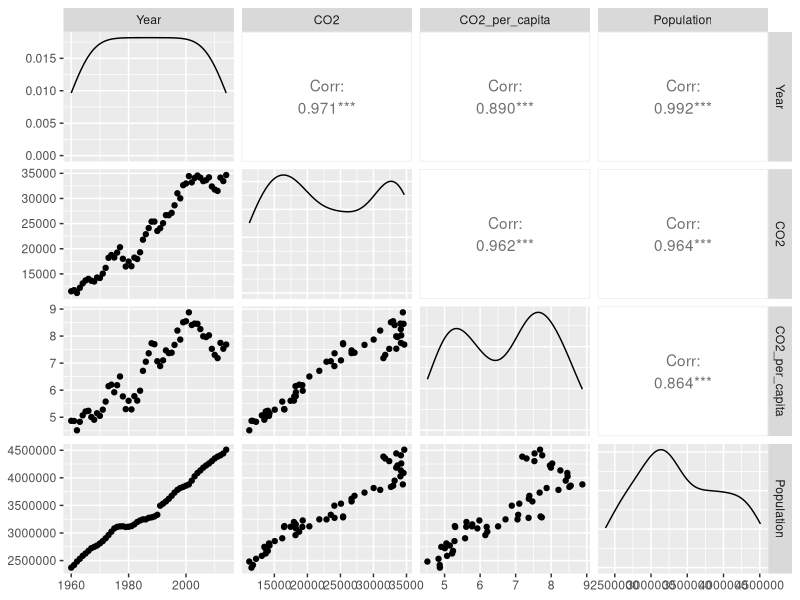
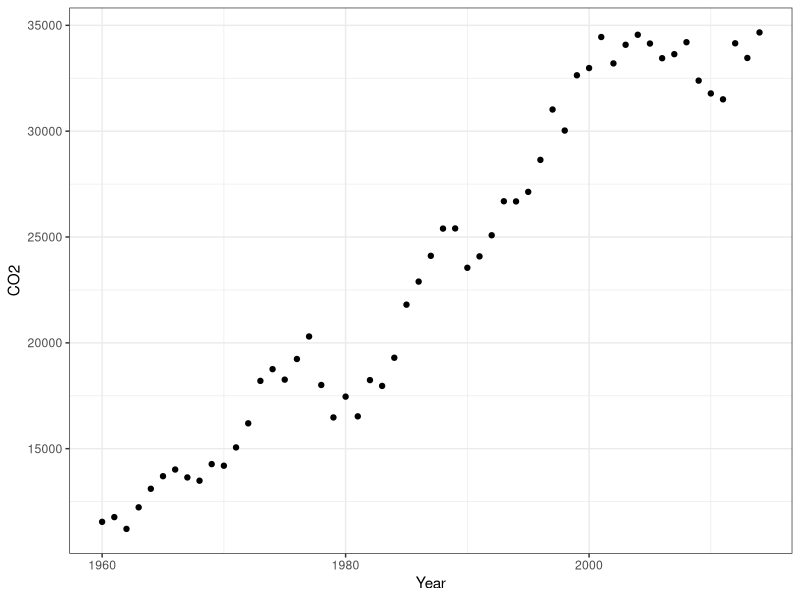
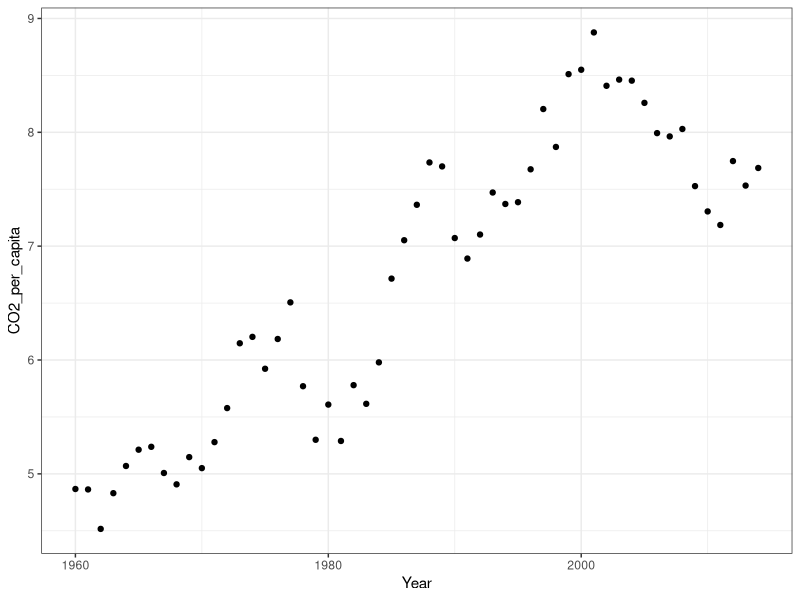
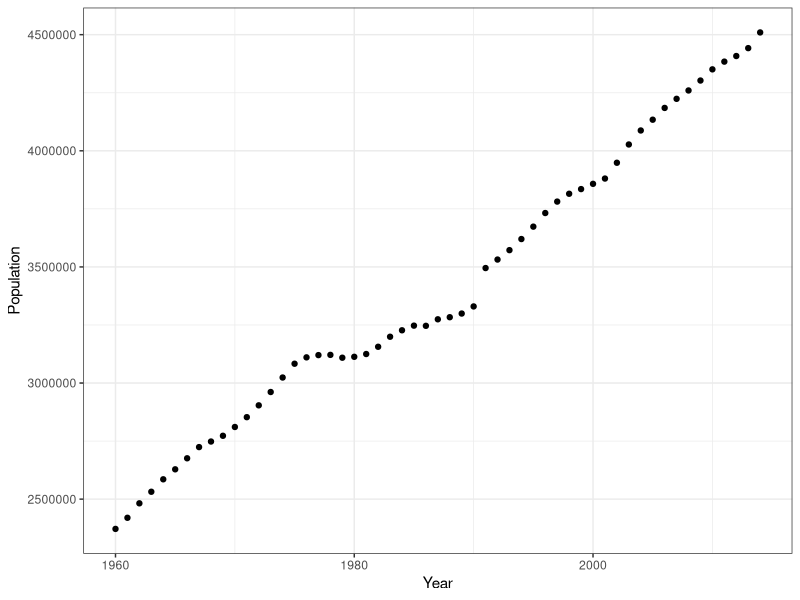
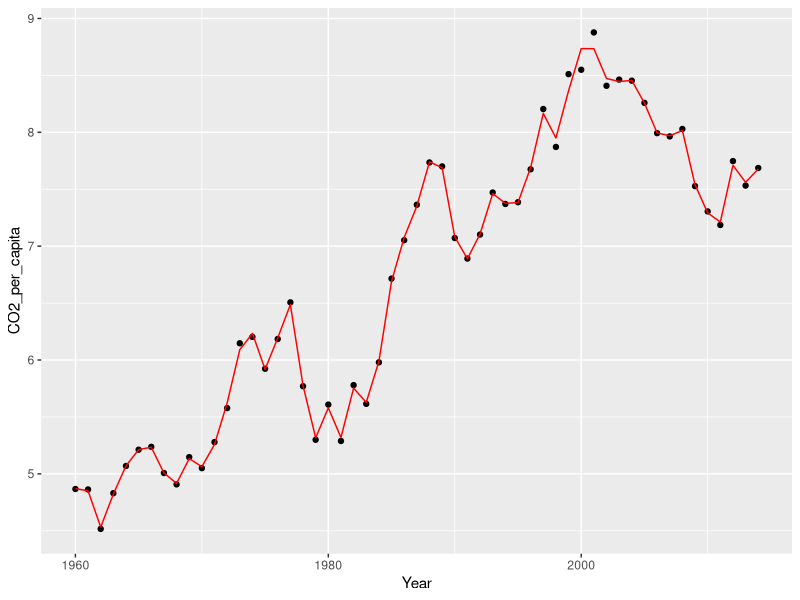
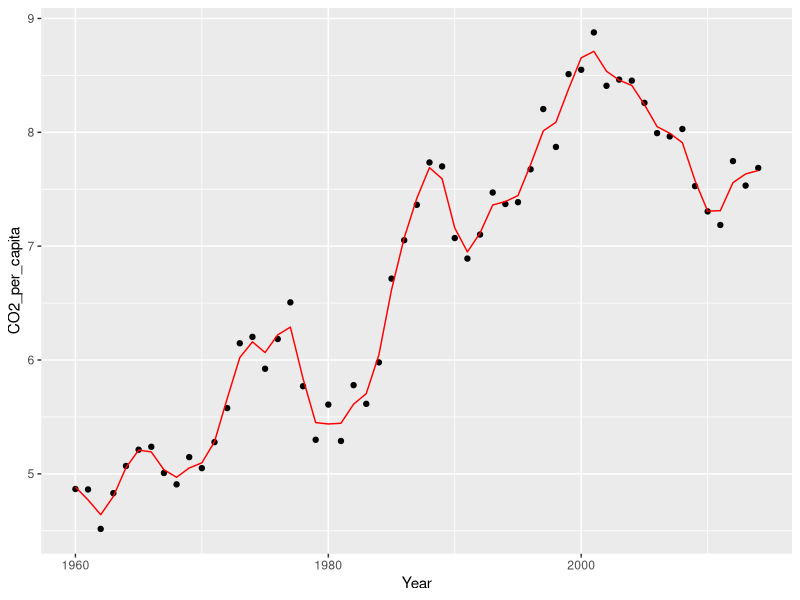
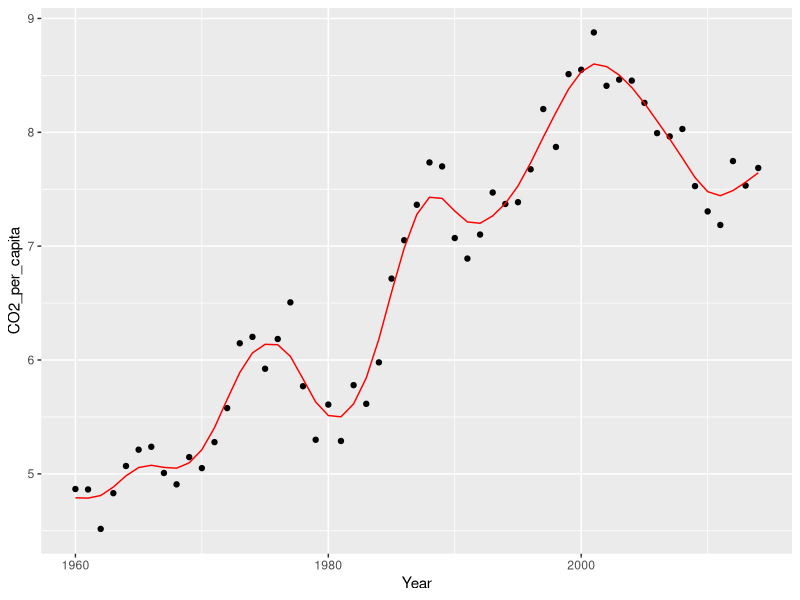
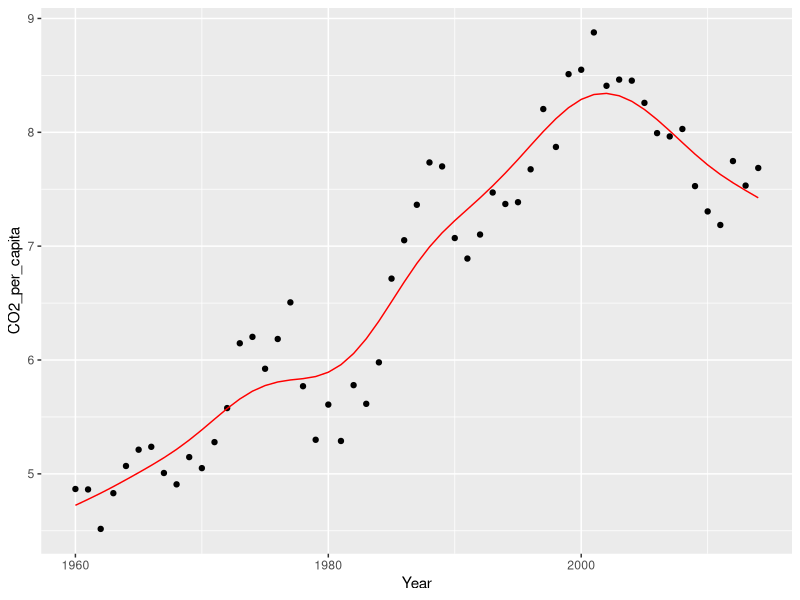

Write R code to recreate these figures, in order.
## ---- chunk 1
#load the data
library(GGally)
co2<-read.csv('NZCO2.csv',header = TRUE)
head(co2)
dim(co2)
summary(co2)
ggpairs(co2)
library(ggplot2)
plot1 <- ggplot(co2, aes(x=Year,y=CO2)) + geom_point()
plot1 <- plot1 + theme_bw()
plot1
plot2 <- ggplot(co2, aes(x=Year,y=CO2_per_capita)) + geom_point()
plot2 <- plot2 + theme_bw()
plot2
plot3 <- ggplot(co2, aes(x=Year,y=Population)) + geom_point()
plot3 <- plot3 + theme_bw()
plot3
## ---- chunk 2
library(gam)
yearCO2_per_capita_1<- gam(CO2_per_capita ~ s(Year, spar=0.1), data=co2)
scapital1<-summary(yearCO2_per_capita_1)
scapital1
R1_1 <- (scapital1$null.deviance-scapital1$deviance)/scapital1$null.deviance
R1_1 
co2$fits1 <- fitted(yearCO2_per_capita_1) 
Plot101 <- ggplot(co2, aes(x=Year, y=CO2_per_capita)) + geom_point() 
Plot101 <- Plot101 + geom_line(aes(x=Year, y=fits1), color="red")
Plot101

yearCO2_per_capita_3<- gam(CO2_per_capita ~ s(Year, spar=0.3), data=co2)
scapital3<-summary(yearCO2_per_capita_3)
scapital3
R1_3 <- (scapital3$null.deviance-scapital3$deviance)/scapital3$null.deviance
R1_3 
co2$fits3 <- fitted(yearCO2_per_capita_3)
Plot103 <- ggplot(co2, aes(x=Year, y=CO2_per_capita)) + geom_point() 
Plot103 <- Plot103 + geom_line(aes(x=Year, y=fits3), color="red")
Plot103

yearCO2_per_capita_5<- gam(CO2_per_capita ~ s(Year, spar=0.5), data=co2)
scapital5<-summary(yearCO2_per_capita_5)
scapital5
R1_5 <- (scapital5$null.deviance-scapital5$deviance)/scapital5$null.deviance
R1_5 
co2$fits5 <- fitted(yearCO2_per_capita_5)
Plot105 <- ggplot(co2, aes(x=Year, y=CO2_per_capita)) + geom_point() 
Plot105 <- Plot105 + geom_line(aes(x=Year, y=fits5), color="red")
Plot105

yearCO2_per_capita_7<- gam(CO2_per_capita ~ s(Year, spar=0.7), data=co2)
scapital7<-summary(yearCO2_per_capita_7)
scapital7
R1_7 <- (scapital7$null.deviance-scapital7$deviance)/scapital7$null.deviance
R1_7 
co2$fits7 <- fitted(yearCO2_per_capita_7)
Plot107 <- ggplot(co2, aes(x=Year, y=CO2_per_capita)) + geom_point()
Plot107 <- Plot107 + geom_line(aes(x=Year, y=fits7), color="red")
Plot107

yearCO2_per_capita_4<- gam(CO2_per_capita ~ s(Year, spar=0.4), data=co2)
scapital4<-summary(yearCO2_per_capita_4)
scapital4
R1_4 <- (scapital4$null.deviance-scapital4$deviance)/scapital4$null.deviance
R1_4 
co2$fits4 <- fitted(yearCO2_per_capita_4)
Plot104 <- ggplot(co2, aes(x=Year, y=CO2_per_capita)) + geom_point()
Plot104 <- Plot104 + geom_line(aes(x=Year, y=fits4), color="red")
Plot104
## ---- chunk 3
yearco2_01<- gam(CO2 ~ s(Year, spar=0.1), data=co2)
sco21<-summary(yearco2_01)
sco21
R2_1 <- (sco21$null.deviance-sco21$deviance)/sco21$null.deviance
R2_1 
co2$fits01 <- fitted(yearco2_01) 
Plot201 <- ggplot(co2, aes(x=Year, y=CO2)) + geom_point() 
Plot201 <- Plot201 + geom_line(aes(x=Year, y=fits01), color='red') 
Plot201

yearco2_03<- gam(CO2 ~ s(Year, spar=0.3), data=co2)
sco23<-summary(yearco2_03)
sco23
R2_3 <- (sco23$null.deviance-sco23$deviance)/sco23$null.deviance
R2_3 
co2$fits03 <- fitted(yearco2_03) 
Plot203 <- ggplot(co2, aes(x=Year, y=CO2)) + geom_point() 
Plot203 <- Plot203 + geom_line(aes(x=Year, y=fits03), color='red')
Plot203
  
yearco2_05<- gam(CO2 ~ s(Year, spar=0.5), data=co2)
sco25<-summary(yearco2_05)
sco25
R2_5 <- (sco25$null.deviance-sco25$deviance)/sco25$null.deviance
R2_5 
co2$fits05 <- fitted(yearco2_05)
Plot205 <- ggplot(co2, aes(x=Year, y=CO2)) + geom_point() 
Plot205 <- Plot205 + geom_line(aes(x=Year, y=fits05), color='red')
Plot205

yearco2_07<- gam(CO2 ~ s(Year, spar=0.7), data=co2)
sco27<-summary(yearco2_07)
sco27
R2_7 <- (sco27$null.deviance-sco27$deviance)/sco27$null.deviance
R2_7 
co2$fits07 <- fitted(yearco2_07)
Plot207 <- ggplot(co2, aes(x=Year, y=CO2)) + geom_point() 
Plot207 <- Plot207 + geom_line(aes(x=Year, y=fits07), color='red')
Plot207

## ---- chunk 4
yearpop01<- gam(Population ~ s(Year, spar=0.1), data=co2)
spop1<-summary(yearpop01)
spop1
R3_1 <- (spop1$null.deviance-spop1$deviance)/spop1$null.deviance
R3_1 
co2$fits001 <- fitted(yearpop01) 
Plot301 <- ggplot(co2, aes(x=Year, y=Population)) + geom_point() 
Plot301 <- Plot301 + geom_line(aes(x=Year, y=fits001), color='red') 
Plot301

yearpop03<- gam(Population ~ s(Year, spar=0.3), data=co2)
spop3<-summary(yearpop03)
spop3
R3_3 <- (spop3$null.deviance-spop3$deviance)/spop3$null.deviance
R3_3 
co2$fits003 <- fitted(yearpop03) 
Plot303 <- ggplot(co2, aes(x=Year, y=Population)) + geom_point() 
Plot303 <- Plot303 + geom_line(aes(x=Year, y=fits003), color='red') 
Plot303

yearpop05<- gam(Population ~ s(Year, spar=0.5), data=co2)
spop5<-summary(yearpop05)
spop5
R3_5 <- (spop5$null.deviance-spop5$deviance)/spop5$null.deviance
R3_5 
co2$fits005 <- fitted(yearpop05)
Plot305 <- ggplot(co2, aes(x=Year, y=Population)) + geom_point() 
Plot305 <- Plot305 + geom_line(aes(x=Year, y=fits005), color='red') 
Plot305

yearpop07<- gam(Population ~ s(Year, spar=0.7), data=co2)
spop7<-summary(yearpop07)
spop7
R3_7 <- (spop7$null.deviance-spop7$deviance)/spop7$null.deviance
R3_7
co2$fits007 <- fitted(yearpop07)
Plot307 <- ggplot(co2, aes(x=Year, y=Population)) + geom_point() 
Plot307 <- Plot307 + geom_line(aes(x=Year, y=fits007), color='red') 
Plot307

## ---- chunk 5
lmfit<-lm(Population ~ Year, data=co2)
summary(lmfit)
